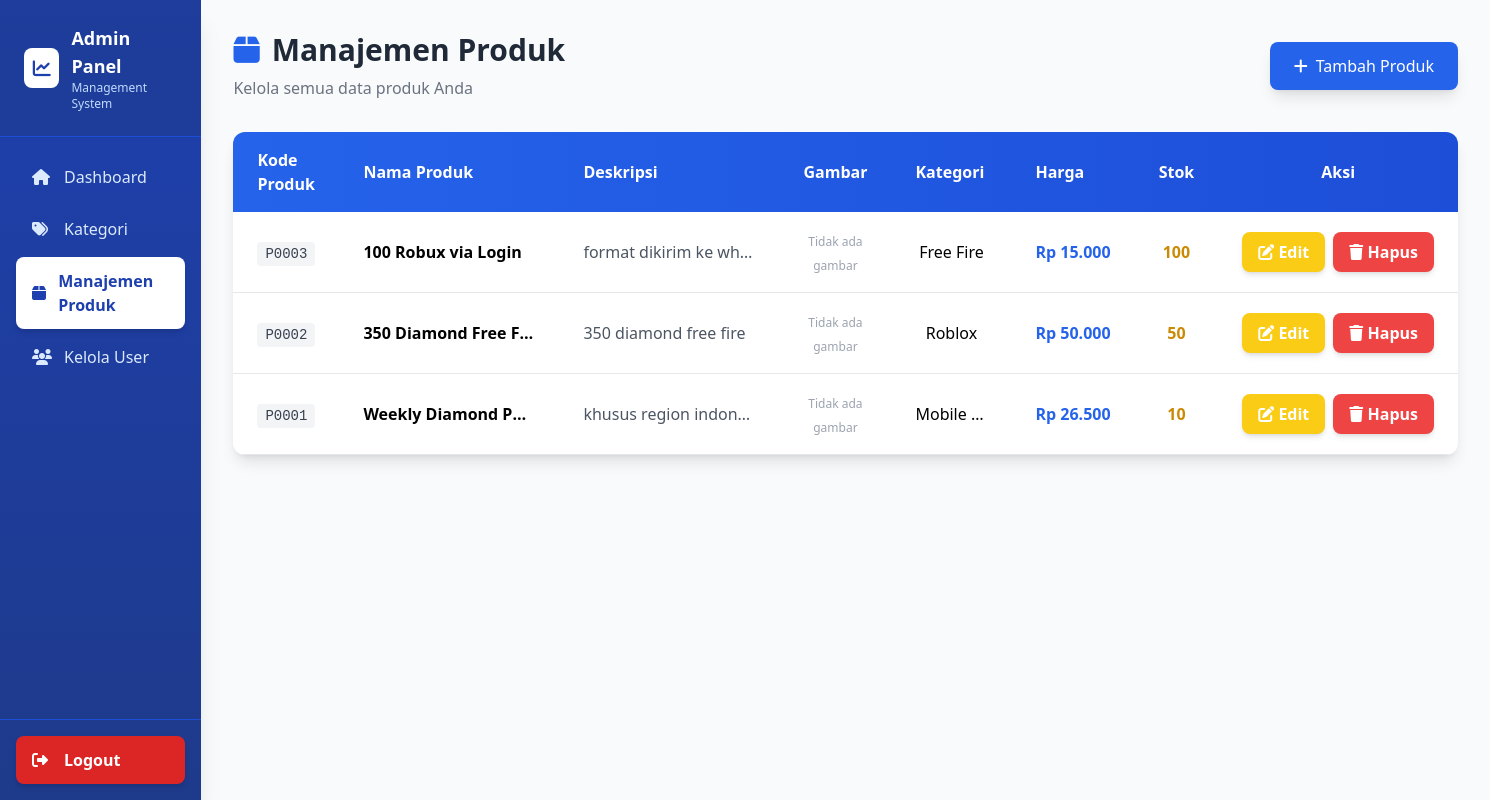
The page /produk.php (signed in) on the database its author committed.
### tables this page shows
CREATE TABLE IF NOT EXISTS produk (
    id INT AUTO_INCREMENT PRIMARY KEY,
    kode_produk VARCHAR(50),
    nama_produk VARCHAR(100) NOT NULL,
    harga INT NOT NULL,
    stok INT NOT NULL,
    id_kategori INT NOT NULL,
    FOREIGN KEY (id_kategori) REFERENCES kategori(id) ON DELETE CASCADE
);

CREATE TABLE IF NOT EXISTS kategori (
    id INT AUTO_INCREMENT PRIMARY KEY,
    nama_kategori VARCHAR(100) NOT NULL
);

### produk.php (the view, shortened to what this page needs)
<?php
include "koneksi.php";
$produk = mysqli_query($conn, "SELECT produk.*, kategori.nama_kategori FROM produk LEFT JOIN kategori ON produk.id_kategori = kategori.id ORDER BY produk.id DESC");
?>
<!DOCTYPE html>
<html lang="id">
<head>
    <script src="https://cdn.tailwindcss.com"></script>
    <link rel="stylesheet" href="https://cdnjs.cloudflare.com/ajax/libs/font-awesome/6.4.0/css/all.min.css">
</head>
<body class="bg-gray-50 min-h-screen">
    <div class="flex min-h-screen">
        <?php $activePage = 'produk'; include 'sidebar.php'; ?>
        <main class="flex-1 p-8">
            <div class="max-w-7xl mx-auto">
                <div class="mb-8">
                    <div class="flex items-center justify-between mb-6">
                        <div>
                            <h1 class="text-3xl font-bold text-gray-800 flex items-center gap-3">
                                <i class="fas fa-box text-blue-600"></i>
                                Manajemen Produk
                            </h1>
                            <p class="text-gray-500 mt-2">Kelola semua data produk Anda</p>
                        </div>
                        <a href="tambah_produk.php" class="bg-blue-600 text-white px-6 py-3 rounded-lg hover:bg-blue-700 transition-all duration-300 flex items-center gap-2 shadow-lg hover:shadow-xl transform hover:scale-105">
                            <i class="fas fa-plus"></i>
                            Tambah Produk
                        </a>
                    </div>
                </div>
                <div class="bg-white rounded-xl shadow-lg overflow-hidden">
                    <div class="overflow-x-auto">
                        <table class="w-full">
                            <thead>
                                <tr class="bg-gradient-to-r from-blue-600 to-blue-700 text-white">
                                    <th class="px-6 py-4 text-left font-semibold">Kode Produk</th>
                                    <th class="px-6 py-4 text-left font-semibold">Nama Produk</th>
                                    <th class="px-6 py-4 text-left font-semibold">Deskripsi</th>
                                        <th class="px-6 py-4 text-center font-semibold">Gambar</th>
                                    <th class="px-6 py-4 text-left font-semibold">Kategori</th>
                                        <th class="px-6 py-4 text-left font-semibold">Harga</th>
                                    <th class="px-6 py-4 text-right font-semibold">Stok</th>
                                    <th class="px-6 py-4 text-center font-semibold">Aksi</th>
                                </tr>
                            </thead>
                            <tbody>
                                <?php while ($row = mysqli_fetch_assoc($produk)) { ?>
                                <tr class="border-b hover:bg-blue-50 transition-colors duration-200">
                                    <td class="px-6 py-4 text-gray-700">
                                        <code class="bg-gray-100 px-2 py-1 rounded text-sm"><?php echo htmlspecialchars($row['kode_produk'] ?? ''); ?></code>
                                    </td>
                                    <td class="px-6 py-4 text-left font-semibold" style="white-space: nowrap; overflow: hidden; text-overflow: ellipsis; max-width: 220px;">
                                        <?php echo htmlspecialchars($row['nama_produk']); ?>
                                    </td>
                                    <td class="px-6 py-4 text-left text-gray-600" style="white-space: nowrap; overflow: hidden; text-overflow: ellipsis; max-width: 220px;">
                                        <?php echo htmlspecialchars($row['deskripsi'] ?? '-'); ?>
                                    </td>
                                    <td class="px-6 py-4 text-center">
                                        <?php if (!empty($row['gambar'])) { ?>
                                            <img src="<?php echo $row['gambar']; ?>" alt="Gambar Produk" class="w-16 h-16 object-cover rounded shadow mx-auto">
                                        <?php } else { ?>
                                            <span class="text-gray-400 text-xs">Tidak ada gambar</span>
                                        <?php } ?>
                                    </td>
                                    <td class="px-6 py-4 text-center" style="white-space: nowrap; overflow: hidden; text-overflow: ellipsis; max-width: 120px;">
                                        <?php echo htmlspecialchars($row['nama_kategori']); ?>
                                    </td>
                                    <td class="px-6 py-4 text-left font-bold text-blue-600" style="white-space: nowrap; overflow: hidden; text-overflow: ellipsis; max-width: 140px;">
                                        Rp <?php echo number_format($row['harga'],0,',','.'); ?>
                                    </td>
                                    <td class="px-6 py-4 text-center font-semibold text-yellow-600" style="white-space: nowrap; overflow: hidden; text-overflow: ellipsis; max-width: 80px;">
                                        <?php echo $row['stok']; ?>
                                    </td>
                                    <td class="px-6 py-4 text-center" style="white-space: nowrap;">
                                        <div class="flex items-center gap-2 justify-center">
                                            <a href="edit_produk.php?id=<?php echo $row['id']; ?>" class="bg-yellow-400 text-white px-4 py-2 rounded-lg hover:bg-yellow-500 transition-all duration-300 font-semibold shadow-md">
                                                <i class="fas fa-edit"></i> Edit
                                            </a>
                                            <a href="hapus_produk.php?id=<?php echo $row['id']; ?>" class="bg-red-500 text-white px-4 py-2 rounded-lg hover:bg-red-600 transition-all duration-300 font-semibold shadow-md" onclick="return confirm('Yakin ingin menghapus produk ini?')">
                                                <i class="fas fa-trash"></i> Hapus
                                            </a>
                                        </div>
                                    </td>
                                </tr>
                                <?php } ?>
                            </tbody>
                        </table>
                    </div>
                </div>
            </div>
        </main>
    </div>
</body>
</html>

### sidebar.php (shortened to what this page needs)
<?php
$active = basename($_SERVER['PHP_SELF']);
?>
<link rel="stylesheet" href="https://cdnjs.cloudflare.com/ajax/libs/font-awesome/6.4.0/css/all.min.css">
<aside class="bg-gradient-to-b from-blue-800 to-blue-900 text-white w-64 min-h-screen flex flex-col shadow-xl">
    <div class="p-6 border-b border-blue-700 bg-blue-900 bg-opacity-50">
        <div class="flex items-center gap-3">
            <div class="w-10 h-10 bg-white rounded-lg flex items-center justify-center">
                <i class="fas fa-chart-line text-blue-800 text-lg"></i>
            </div>
            <div>
                <div class="font-bold text-lg">Admin Panel</div>
                <div class="text-xs text-blue-200">Management System</div>
            </div>
        </div>
    </div>
    <nav class="flex-1 p-4 space-y-1">
        <a href="dashboard.php" class="flex items-center gap-3 px-4 py-3 rounded-lg transition-all duration-200 <?php echo $active=='dashboard.php'?'bg-white text-blue-800 shadow-md font-semibold':'text-blue-100 hover:bg-blue-700 hover:text-white'; ?>">
            <i class="fas fa-home w-5"></i>
            <span>Dashboard</span>
        </a>
        <a href="kategori.php" class="flex items-center gap-3 px-4 py-3 rounded-lg transition-all duration-200 <?php echo $active=='kategori.php'?'bg-white text-blue-800 shadow-md font-semibold':'text-blue-100 hover:bg-blue-700 hover:text-white'; ?>">
            <i class="fas fa-tags w-5"></i>
            <span>Kategori</span>
        </a>
        <a href="produk.php" class="flex items-center gap-3 px-4 py-3 rounded-lg transition-all duration-200 <?php if(isset($activePage) && $activePage=='produk') echo 'bg-white text-blue-800 shadow-md font-semibold'; else echo 'text-blue-100 hover:bg-blue-700 hover:text-white'; ?>">
            <i class="fas fa-box w-5"></i>
            <span>Manajemen Produk</span>
        </a>
        <a href="user.php" class="flex items-center gap-3 px-4 py-3 rounded-lg transition-all duration-200 <?php if(isset($activePage) && $activePage=='user') echo 'bg-white text-blue-800 shadow-md font-semibold'; else echo 'text-blue-100 hover:bg-blue-700 hover:text-white'; ?>">
            <i class="fas fa-users w-5"></i>
            <span>Kelola User</span>
        </a>
    </nav>
    <div class="p-4 border-t border-blue-700">
        <a href="logout.php" class="flex items-center gap-3 px-4 py-3 rounded-lg bg-red-600 text-white hover:bg-red-700 transition-all duration-200 font-semibold shadow-md">
            <i class="fas fa-sign-out-alt w-5"></i>
            <span>Logout</span>
        </a>
    </div>
</aside>

### rows shown on the page
produk: kode_produk "P0003", nama_produk "100 Robux via Login", deskripsi "format dikirim ke wh…", gambar "Tidak ada gambar", id_kategori.nama_kategori "Free Fire", harga "15.000", stok "100"
produk: kode_produk "P0002", nama_produk "350 Diamond Free F…", deskripsi "350 diamond free fire", gambar "Tidak ada gambar", id_kategori.nama_kategori "Roblox", harga "50.000", stok "50"
produk: kode_produk "P0001", nama_produk "Weekly Diamond P…", deskripsi "khusus region indon…", gambar "Tidak ada gambar", id_kategori.nama_kategori "Mobile…", harga "26.500", stok "10"
